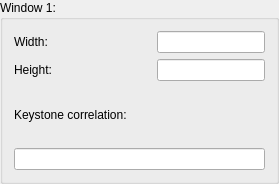
                <widget class="QGroupBox" name="groupBox">
                 <property name="sizePolicy">
                  <sizepolicy hsizetype="MinimumExpanding" vsizetype="MinimumExpanding">
                   <horstretch>0</horstretch>
                   <verstretch>0</verstretch>
                  </sizepolicy>
                 </property>
                 <property name="minimumSize">
                  <size>
                   <width>279</width>
                   <height>184</height>
                  </size>
                 </property>
                 <property name="title">
                  <string>Window 1:</string>
                 </property>
                 <layout class="QHBoxLayout" name="horizontalLayout_26">
                  <item>
                   <layout class="QVBoxLayout" name="verticalLayout_2">
                    <property name="sizeConstraint">
                     <enum>QLayout::SetMinAndMaxSize</enum>
                    </property>
                    <item>
                     <layout class="QHBoxLayout" name="horizontalLayout_2">
                      <item>
                       <widget class="QLabel" name="label_2">
                        <property name="text">
                         <string>Width:  </string>
                        </property>
                        <property name="buddy">
                         <cstring>width1</cstring>
                        </property>
                       </widget>
                      </item>
                      <item>
                       <spacer name="horizontalSpacer_2">
                        <property name="orientation">
                         <enum>Qt::Horizontal</enum>
                        </property>
                        <property name="sizeHint" stdset="0">
                         <size>
                          <width>18</width>
                          <height>20</height>
                         </size>
                        </property>
                       </spacer>
                      </item>
                      <item>
                       <widget class="QLineEdit" name="width1"/>
                      </item>
                     </layout>
                    </item>
                    <item>
                     <layout class="QHBoxLayout" name="horizontalLayout_3">
                      <item>
                       <widget class="QLabel" name="label_3">
                        <property name="text">
                         <string>Height:</string>
                        </property>
                        <property name="buddy">
                         <cstring>height1</cstring>
                        </property>
                       </widget>
                      </item>
                      <item>
                       <spacer name="horizontalSpacer_3">
                        <property name="orientation">
                         <enum>Qt::Horizontal</enum>
                        </property>
                        <property name="sizeHint" stdset="0">
                         <size>
                          <width>18</width>
                          <height>20</height>
                         </size>
                        </property>
                       </spacer>
                      </item>
                      <item>
                       <widget class="QLineEdit" name="height1">
                        <property name="text">
                         <string/>
                        </property>
                       </widget>
                      </item>
                     </layout>
                    </item>
                    <item>
                     <widget class="QLabel" name="label_4">
                      <property name="text">
                       <string>Keystone correlation:</string>
                      </property>
                      <property name="buddy">
                       <cstring>keystone1</cstring>
                      </property>
                     </widget>
                    </item>
                    <item>
                     <widget class="QLineEdit" name="keystone1"/>
                    </item>
                   </layout>
                  </item>
                 </layout>
                </widget>
